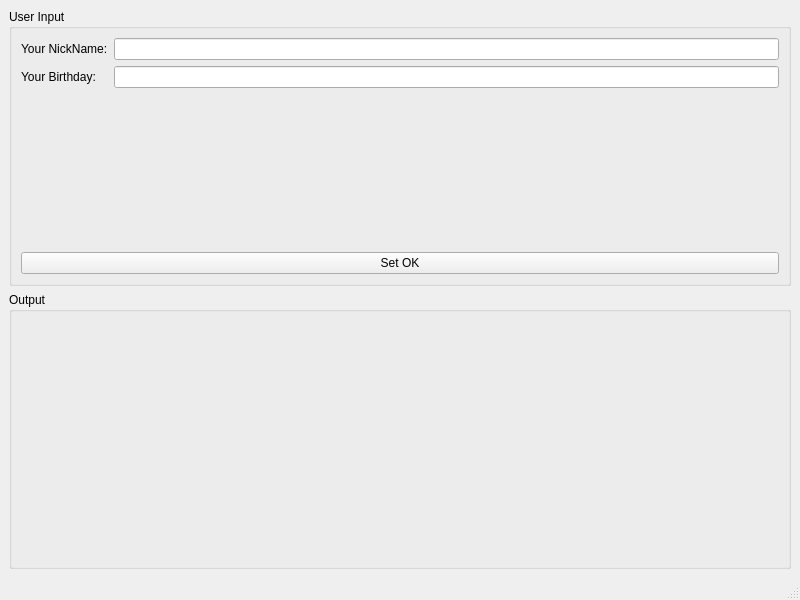
<?xml version="1.0" encoding="UTF-8"?>
<ui version="4.0">
 <class>MainWindow</class>
 <widget class="QMainWindow" name="MainWindow">
  <property name="geometry">
   <rect>
    <x>0</x>
    <y>0</y>
    <width>800</width>
    <height>600</height>
   </rect>
  </property>
  <property name="windowTitle">
   <string>MainWindow</string>
  </property>
  <widget class="QWidget" name="centralwidget">
   <layout class="QVBoxLayout" name="verticalLayout_2">
    <item>
     <widget class="QGroupBox" name="groupBox">
      <property name="title">
       <string>User Input</string>
      </property>
      <layout class="QVBoxLayout" name="verticalLayout">
       <item>
        <layout class="QFormLayout" name="formLayout">
         <item row="0" column="0">
          <widget class="QLabel" name="label">
           <property name="text">
            <string>Your NickName:</string>
           </property>
          </widget>
         </item>
         <item row="0" column="1">
          <widget class="QLineEdit" name="lineEdit_NickName"/>
         </item>
         <item row="1" column="0">
          <widget class="QLabel" name="label_2">
           <property name="text">
            <string>Your Birthday:</string>
           </property>
          </widget>
         </item>
         <item row="1" column="1">
          <widget class="QLineEdit" name="lineEdit_BirthDay"/>
         </item>
        </layout>
       </item>
       <item>
        <widget class="QPushButton" name="pushButton">
         <property name="text">
          <string>Set OK</string>
         </property>
        </widget>
       </item>
      </layout>
     </widget>
    </item>
    <item>
     <widget class="QGroupBox" name="groupBox_Output">
      <property name="title">
       <string>Output</string>
      </property>
      <layout class="QVBoxLayout" name="verticalLayout_3">
       <item>
        <layout class="QVBoxLayout" name="vbox"/>
       </item>
      </layout>
     </widget>
    </item>
   </layout>
  </widget>
  <widget class="QMenuBar" name="menubar">
   <property name="geometry">
    <rect>
     <x>0</x>
     <y>0</y>
     <width>800</width>
     <height>33</height>
    </rect>
   </property>
  </widget>
  <widget class="QStatusBar" name="statusbar"/>
 </widget>
 <resources/>
 <connections/>
</ui>
